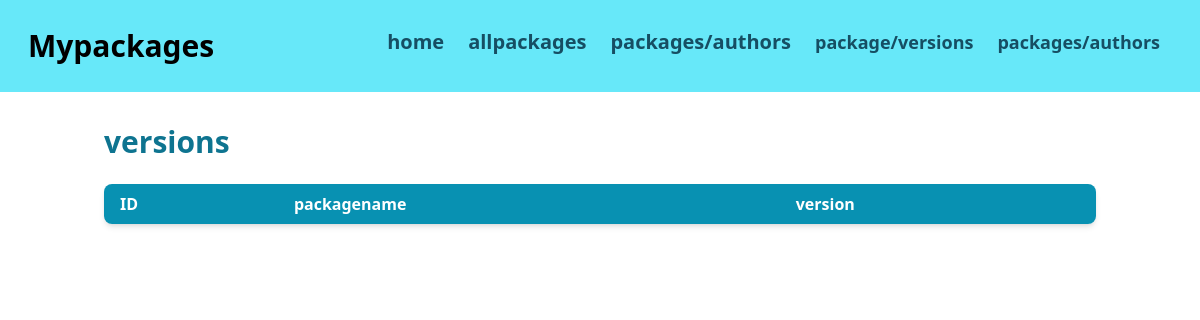
Page /aff_version.php on the earlier database version.
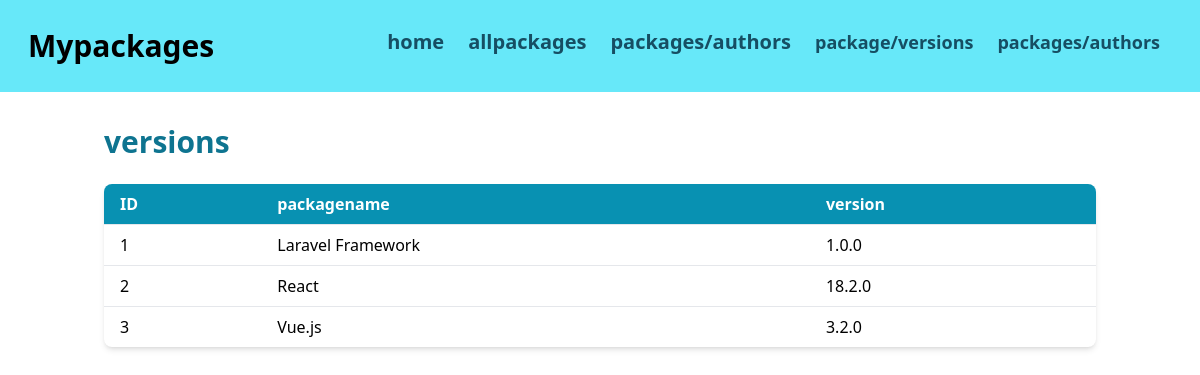
Same page on the later database version.
### tables this page shows
CREATE TABLE version (
id int PRIMARY KEY AUTO_INCREMENT,  
Package_Name varchar(20) not null ,
version varchar(20) not null ,
 id_package int ,
 FOREIGN KEY (id_Package) REFERENCES allpackages(id)
);

### aff_version.php (the view, shortened to what this page needs)
<!DOCTYPE html>
<html lang="en">
<head>
    <script src="https://cdn.tailwindcss.com"></script>
</head>
<body>
<header class="flex justify-between bg-cyan-300 p-7 max-lg:block">
<div>
    <h1 class="font-extrabold text-3xl" >Mypackages</h1>
    </div>
    <div class="flex text-xl justify-between text-cyan-900 max-lg:mt-2.5 max-md:block">
        <a href="index.php"><h3 class="px-3 font-bold max-lg:text-base">home</h3></a>
        <a href="aff_allpckg.php"><h3 class="px-3 font-bold max-lg:text-base">allpackages</h3></a>
        <a href="aff_pckg_author.php"><h3 class="px-3 font-bold max-lg:text-base">packages/authors</h3></a>
        <a href="aff_pckg_version.php"><h3 class="px-3 font-bold text-lg max-lg:text-base">package/versions</h3></a>
        <a href="aff_pckg_author.php"><h3 class="px-3 font-bold text-lg max-lg:text-base">packages/authors</h3></a>
    </div>
    </header>
    <div class="container mx-auto px-4 py-8">
        <h1 class="text-3xl font-semibold text-cyan-700 mb-6">versions</h1>
        <div class="overflow-x-auto bg-white rounded-lg shadow-md">
            <table class="min-w-full table-auto">
                <thead>
                    <tr class="bg-cyan-600 text-white">
                        <th class="px-4 py-2 text-left">ID</th>
                        <th class="px-4 py-2 text-left">packagename</th>
                        <th class="px-4 py-2 text-left">version</th>
                    </tr>
                </thead>
                <div>
                    <?php
                    require 'connexion.php';
                    $requete = 'SELECT * FROM version';
                    $query = mysqli_query($con, $requete);
                    while($rows = mysqli_fetch_assoc($query)){
                        echo "<tr class='border-t border-gray-200 hover:bg-cyan-50'>";
                        echo "<td class='px-4 py-2'>" . $rows['id'] . "</td>";
                        echo "<td class='px-4 py-2'>" . $rows['Package_Name'] . "</td>";
                        echo "<td class='px-4 py-2'>" . $rows['version'] . "</td>";
                        echo "</tr>";
                    }
                    ?>
                </div>
            </table>
        </div>
    </div>
</body>
</html>

Differences in the rows shown:
added version: id "1", Package_Name "Laravel Framework", version "1.0.0"
added version: id "2", Package_Name "React", version "18.2.0"
added version: id "3", Package_Name "Vue.js", version "3.2.0"
